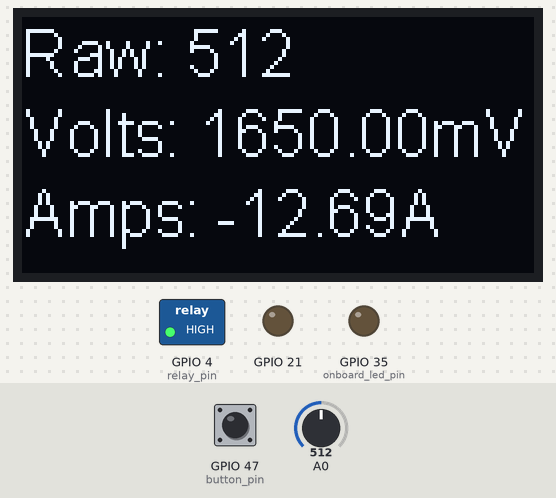
The sketch below on a simulated ESP8266 (NodeMCU). Shown: 128×64 one-colour display, switched loads named in the sketch (green lamp = pin HIGH), output pins drawn as LEDs (lit = HIGH). The test bench sets the inputs (shaded band); at power-on: A0 = 512, GPIO 47 (button_pin) HIGH. What the sketch prints to the serial monitor is not drawn.

Above: at 2.7 s.
2.8 s: A0 set to 758
At 5.5 s:
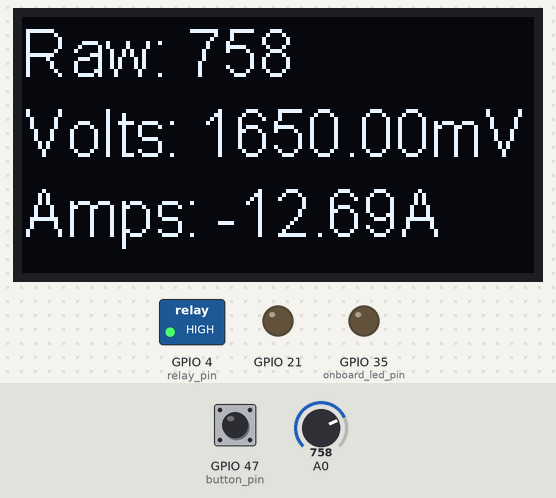
7.6 s: A0 set to 792
At 10.5 s:
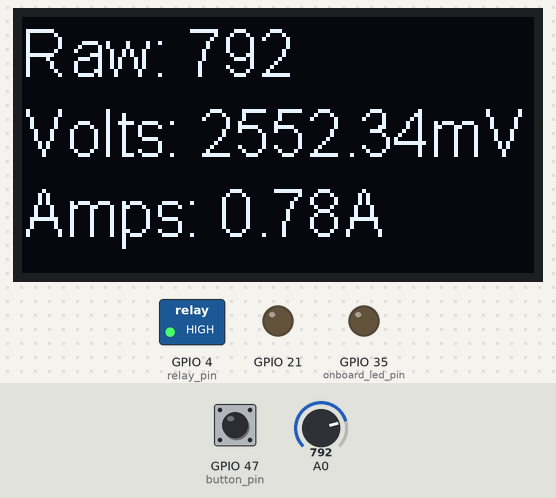
11.6 s: GPIO 47 (button_pin) pulled LOW for 0.8 s
At 12.5 s:
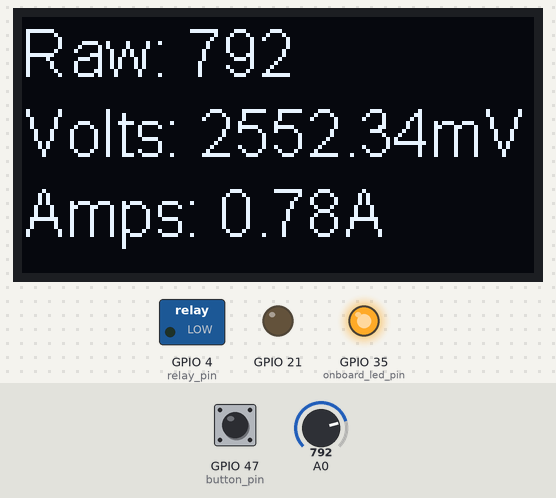
Timing chart, 0 to 23.7 s (numbered marks = the images above; inputs shaded):
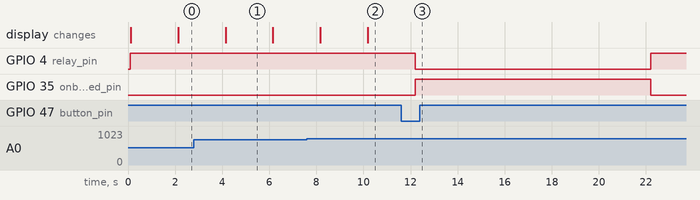

Measured:
- the behaviour switches between 775 and 776 on A0 (found by bisection; images 1 and 2)
- after the input at 2.8 s, the display: changes after 1.3 s (image 1)
- after the input at 7.6 s, the display: first changes after 0.57 s (image 2 shows a later state)
- after the input at 11.6 s, GPIO 4 (relay_pin): HIGH → LOW after 0.60 s, → HIGH 10.0 s later; GPIO 35 (onboard_led_pin): LOW → HIGH after 0.60 s, → LOW 10.0 s later
- what the display in image 1 shows lasts 2.1 s, from 4.1 s to 6.2 s

The sketch:

smart-energy-monitor-v2.ino
```cpp
// Include libraries for connecting to I2C using Arduino Wire (for the onboard OLED display)
#include <Wire.h>
#include "HT_SSD1306Wire.h"

// Display setup (manufacturer provided): addr , freq , i2c group , resolution , rst
SSD1306Wire  display(0x3c, 500000, SDA_OLED, SCL_OLED, GEOMETRY_128_64, RST_OLED);

// Define variables
int counter = 1;
int button_state = 0;
double results = 0;
int mVperAmp = 67;
int RawValue = 0;
int ACSoffset = 2500;
double Voltage = 0;
double Amps = 0;
double Watts = 0;

// Pin mapping
const int sensor_pin = 6;        // Signal from current sensor: pin 6, analog input
const int relay_pin = 4;         // Relay control signal: pin 4, digital output, active LOW
const int button_pin = 47;       // External button: pin 47 (pin 0 for built-in button), digital input, pull-up resistor, active LOW
const int onboard_led_pin = 35;  // White LED built-in to the dev board: pin 35, active LOW

void setup() {
  Serial.begin(115200);
  Serial.println("Starting up...");

  // Turn on the "Vext" transistor-controlled pins (controls the onboard display)
  pinMode(Vext,OUTPUT);
  digitalWrite(Vext, LOW);
  delay(100);

  // Set pin modes
  pinMode(sensor_pin, INPUT);
  pinMode(relay_pin, OUTPUT);
  pinMode(button_pin, INPUT_PULLUP);
  pinMode(onboard_led_pin, OUTPUT);

  // Set the initial relay state (this will be the "default" state after a power failure, so it's worth considering which default we want)
  digitalWrite(relay_pin, HIGH);

  // Initialize display and set text parameters
  display.init();
  display.setFont(ArialMT_Plain_16);
  display.setTextAlignment(TEXT_ALIGN_LEFT);
}

// This function will read the analog input from the sensor and use it to calculate the electrical properties
void sensor_read()
{
  RawValue = analogRead(sensor_pin);
  Voltage = (RawValue / 1024.0) * 3300; // Gets you mV
  Amps = ((Voltage - ACSoffset) / mVperAmp);
  Watts = (Amps*120/1.2);
  delay(2000);
}

void loop() {
  // Prepare the display
  display.clear();

  // Call the sensor reading function to collect a fresh reading from the current sensor
  sensor_read();

  // Print results to serial
  Serial.print("Raw: " + String(analogRead(sensor_pin)));
  Serial.print("Volts: " + String(Voltage) + "mV");
  Serial.println("Amps: " + String(Amps) + "A");
  //Serial.print("Watts: " + String(Watts) + "W");

  // Print results to OLED
  display.drawString(0, 0, ("Raw: " + String(analogRead(sensor_pin))));
  display.drawString(0, 20, ("Volts: " + String(Voltage) + "mV"));
  display.drawString(0, 40, ("Amps: " + String(Amps) + "A"));
  //display.drawString(0, 40, ("Watts: " + String(Watts) + "W"));

  // Simplified output for testing
//   display.drawString(0, 0, ("Raw: " + String(analogRead(sensor_pin))));
//   display.drawString(0, 20, ("mV: " + String(Voltage)));

  // Send everything to the display
  display.display();

  button_state = digitalRead(button_pin);
  if (button_state == LOW) {
    digitalWrite(relay_pin, LOW);
    digitalWrite(onboard_led_pin, HIGH);
    delay(10000);
    digitalWrite(relay_pin, HIGH);
    digitalWrite(onboard_led_pin, LOW);
  }

}
```
